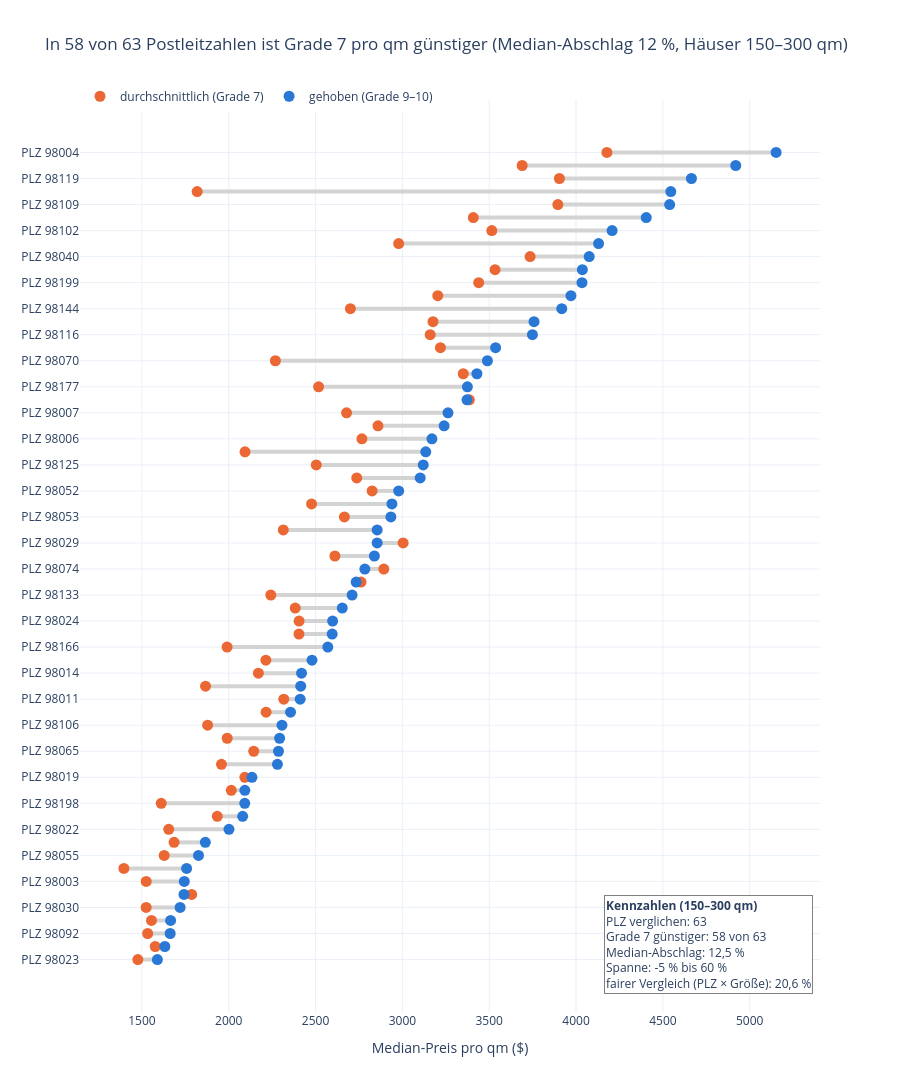

Notebook code for this chart:
### Markdown cell above
---
## 7. Preisvergleich je Postleitzahl
Für die Präsentation zeigen wir den fairen Vergleich pro Postleitzahl. Wir nehmen nur Häuser mit **150–300 qm**, weil es in dieser Größe beide Gruppen gibt (und das ist auch die Größe, die Thomas sucht). Jede Zeile ist eine PLZ: **orange = Grade 7, blau = gehoben**. Je länger die graue Verbindung, desto mehr spart man dort. Die Grafik wird auch als HTML in `output/` gespeichert.

### Code cell
mittel = vergleich[vergleich["qm_living"].between(150, 300)]
plz = mittel.groupby(["zipcode", "Gruppe"])["qm_preis"].agg(["median", "size"]).unstack()
plz = plz[(plz["size"] >= 5).all(axis=1)]
plz = pd.DataFrame({"g7": plz[("median", "durchschnittlich (7)")], "geh": plz[("median", "gehoben (9–10)")]})
plz["abschlag"] = 100 * (1 - plz["g7"] / plz["geh"])
plz = plz.sort_values("geh")
namen_plz = "PLZ " + plz.index.astype(str)
n_guenstiger = (plz["abschlag"] > 0).sum()

fig = go.Figure()
for name, zeile in zip(namen_plz, plz.itertuples()):
    fig.add_trace(go.Scatter(x=[zeile.g7, zeile.geh], y=[name, name], mode="lines",
                             line=dict(color="lightgray", width=4), showlegend=False, hoverinfo="skip"))
fig.add_trace(go.Scatter(x=plz["g7"], y=namen_plz, mode="markers", name="durchschnittlich (Grade 7)",
                         marker=dict(size=11, color="#eb6834"), customdata=plz["abschlag"],
                         hovertemplate="%{y}<br>Grade 7: %{x:,.0f} $/qm<br>Abschlag: %{customdata:.0f} %<extra></extra>"))
fig.add_trace(go.Scatter(x=plz["geh"], y=namen_plz, mode="markers", name="gehoben (Grade 9–10)",
                         marker=dict(size=11, color="#2a78d6"),
                         hovertemplate="%{y}<br>gehoben: %{x:,.0f} $/qm<extra></extra>"))
fig.add_annotation(
    x=0.99, y=0.02, xref="paper", yref="paper", xanchor="right", yanchor="bottom", align="left", showarrow=False,
    bgcolor="white", bordercolor="gray", borderwidth=1,
    text=(f"<b>Kennzahlen (150–300 qm)</b><br>PLZ verglichen: {len(plz)}<br>"
          f"Grade 7 günstiger: {n_guenstiger} von {len(plz)}<br>"
          f"Median-Abschlag: {de(plz['abschlag'].median(), 1)} %<br>"
          f"Spanne: {de(plz['abschlag'].min())} % bis {de(plz['abschlag'].max())} %<br>"
          f"fairer Vergleich (PLZ × Größe): {de(fair, 1)} %"),
)
fig.update_layout(
    title=f"In {n_guenstiger} von {len(plz)} Postleitzahlen ist Grade 7 pro qm günstiger "
          f"(Median-Abschlag {de(plz['abschlag'].median())} %, Häuser 150–300 qm)",
    xaxis_title="Median-Preis pro qm ($)", height=max(550, 22 * len(plz)), template="plotly_white",
    legend=dict(orientation="h", y=1.02, x=0), separators=",.",
)
fig.write_html("output/h3_plz_vergleich_c.html")
fig.show()

### Figure 1 — Plotly figure (JSON) as saved in the notebook; plotly's stock layout.template omitted (floating-point values rounded to 4 significant figures)
{"data": [{"hoverinfo": "skip", "line": {"color": "lightgray", "width": 4}, "mode": "lines", "showlegend": false, "type": "scatter", "x": [1477.0, 1589.0], "y": ["PLZ 98023", "PLZ 98023"]}, {"hoverinfo": "skip", "line": {"color": "lightgray", "width": 4}, "mode": "lines", "showlegend": false, "type": "scatter", "x": [1577.0, 1632.0], "y": ["PLZ 98031", "PLZ 98031"]}, {"hoverinfo": "skip", "line": {"color": "lightgray", "width": 4}, "mode": "lines", "showlegend": false, "type": "scatter", "x": [1533.0, 1663.0], "y": ["PLZ 98092", "PLZ 98092"]}, {"hoverinfo": "skip", "line": {"color": "lightgray", "width": 4}, "mode": "lines", "showlegend": false, "type": "scatter", "x": [1555.0, 1665.0], "y": ["PLZ 98042", "PLZ 98042"]}, {"hoverinfo": "skip", "line": {"color": "lightgray", "width": 4}, "mode": "lines", "showlegend": false, "type": "scatter", "x": [1524.0, 1720.0], "y": ["PLZ 98030", "PLZ 98030"]}, {"hoverinfo": "skip", "line": {"color": "lightgray", "width": 4}, "mode": "lines", "showlegend": false, "type": "scatter", "x": [1786.0, 1742.0], "y": ["PLZ 98038", "PLZ 98038"]}, {"hoverinfo": "skip", "line": {"color": "lightgray", "width": 4}, "mode": "lines", "showlegend": false, "type": "scatter", "x": [1525.0, 1744.0], "y": ["PLZ 98003", "PLZ 98003"]}, {"hoverinfo": "skip", "line": {"color": "lightgray", "width": 4}, "mode": "lines", "showlegend": false, "type": "scatter", "x": [1396.0, 1757.0], "y": ["PLZ 98001", "PLZ 98001"]}, {"hoverinfo": "skip", "line": {"color": "lightgray", "width": 4}, "mode": "lines", "showlegend": false, "type": "scatter", "x": [1628.0, 1826.0], "y": ["PLZ 98055", "PLZ 98055"]}, {"hoverinfo": "skip", "line": {"color": "lightgray", "width": 4}, "mode": "lines", "showlegend": false, "type": "scatter", "x": [1685.0, 1865.0], "y": ["PLZ 98058", "PLZ 98058"]}, {"hoverinfo": "skip", "line": {"color": "lightgray", "width": 4}, "mode": "lines", "showlegend": false, "type": "scatter", "x": [1655.0, 2001.0], "y": ["PLZ 98022", "PLZ 98022"]}, {"hoverinfo": "skip", "line": {"color": "lightgray", "width": 4}, "mode": "lines", "showlegend": false, "type": "scatter", "x": [1934.0, 2080.0], "y": ["PLZ 98010", "PLZ 98010"]}, {"hoverinfo": "skip", "line": {"color": "lightgray", "width": 4}, "mode": "lines", "showlegend": false, "type": "scatter", "x": [1611.0, 2092.0], "y": ["PLZ 98198", "PLZ 98198"]}, {"hoverinfo": "skip", "line": {"color": "lightgray", "width": 4}, "mode": "lines", "showlegend": false, "type": "scatter", "x": [2015.0, 2093.0], "y": ["PLZ 98108", "PLZ 98108"]}, {"hoverinfo": "skip", "line": {"color": "lightgray", "width": 4}, "mode": "lines", "showlegend": false, "type": "scatter", "x": [2093.0, 2134.0], "y": ["PLZ 98019", "PLZ 98019"]}, {"hoverinfo": "skip", "line": {"color": "lightgray", "width": 4}, "mode": "lines", "showlegend": false, "type": "scatter", "x": [1958.0, 2280.0], "y": ["PLZ 98059", "PLZ 98059"]}, {"hoverinfo": "skip", "line": {"color": "lightgray", "width": 4}, "mode": "lines", "showlegend": false, "type": "scatter", "x": [2144.0, 2286.0], "y": ["PLZ 98065", "PLZ 98065"]}, {"hoverinfo": "skip", "line": {"color": "lightgray", "width": 4}, "mode": "lines", "showlegend": false, "type": "scatter", "x": [1991.0, 2293.0], "y": ["PLZ 98045", "PLZ 98045"]}, {"hoverinfo": "skip", "line": {"color": "lightgray", "width": 4}, "mode": "lines", "showlegend": false, "type": "scatter", "x": [1878.0, 2307.0], "y": ["PLZ 98106", "PLZ 98106"]}, {"hoverinfo": "skip", "line": {"color": "lightgray", "width": 4}, "mode": "lines", "showlegend": false, "type": "scatter", "x": [2215.0, 2356.0], "y": ["PLZ 98028", "PLZ 98028"]}, {"hoverinfo": "skip", "line": {"color": "lightgray", "width": 4}, "mode": "lines", "showlegend": false, "type": "scatter", "x": [2317.0, 2411.0], "y": ["PLZ 98011", "PLZ 98011"]}, {"hoverinfo": "skip", "line": {"color": "lightgray", "width": 4}, "mode": "lines", "showlegend": false, "type": "scatter", "x": [1866.0, 2414.0], "y": ["PLZ 98056", "PLZ 98056"]}, {"hoverinfo": "skip", "line": {"color": "lightgray", "width": 4}, "mode": "lines", "showlegend": false, "type": "scatter", "x": [2171.0, 2419.0], "y": ["PLZ 98014", "PLZ 98014"]}, {"hoverinfo": "skip", "line": {"color": "lightgray", "width": 4}, "mode": "lines", "showlegend": false, "type": "scatter", "x": [2214.0, 2479.0], "y": ["PLZ 98155", "PLZ 98155"]}, {"hoverinfo": "skip", "line": {"color": "lightgray", "width": 4}, "mode": "lines", "showlegend": false, "type": "scatter", "x": [1990.0, 2570.0], "y": ["PLZ 98166", "PLZ 98166"]}, {"hoverinfo": "skip", "line": {"color": "lightgray", "width": 4}, "mode": "lines", "showlegend": false, "type": "scatter", "x": [2404.0, 2596.0], "y": ["PLZ 98072", "PLZ 98072"]}, {"hoverinfo": "skip", "line": {"color": "lightgray", "width": 4}, "mode": "lines", "showlegend": false, "type": "scatter", "x": [2405.0, 2598.0], "y": ["PLZ 98024", "PLZ 98024"]}, {"hoverinfo": "skip", "line": {"color": "lightgray", "width": 4}, "mode": "lines", "showlegend": false, "type": "scatter", "x": [2383.0, 2654.0], "y": ["PLZ 98077", "PLZ 98077"]}, {"hoverinfo": "skip", "line": {"color": "lightgray", "width": 4}, "mode": "lines", "showlegend": false, "type": "scatter", "x": [2242.0, 2710.0], "y": ["PLZ 98133", "PLZ 98133"]}, {"hoverinfo": "skip", "line": {"color": "lightgray", "width": 4}, "mode": "lines", "showlegend": false, "type": "scatter", "x": [2762.0, 2734.0], "y": ["PLZ 98075", "PLZ 98075"]}, {"hoverinfo": "skip", "line": {"color": "lightgray", "width": 4}, "mode": "lines", "showlegend": false, "type": "scatter", "x": [2893.0, 2784.0], "y": ["PLZ 98074", "PLZ 98074"]}, {"hoverinfo": "skip", "line": {"color": "lightgray", "width": 4}, "mode": "lines", "showlegend": false, "type": "scatter", "x": [2611.0, 2839.0], "y": ["PLZ 98126", "PLZ 98126"]}, {"hoverinfo": "skip", "line": {"color": "lightgray", "width": 4}, "mode": "lines", "showlegend": false, "type": "scatter", "x": [3004.0, 2855.0], "y": ["PLZ 98029", "PLZ 98029"]}, {"hoverinfo": "skip", "line": {"color": "lightgray", "width": 4}, "mode": "lines", "showlegend": false, "type": "scatter", "x": [2314.0, 2855.0], "y": ["PLZ 98027", "PLZ 98027"]}, {"hoverinfo": "skip", "line": {"color": "lightgray", "width": 4}, "mode": "lines", "showlegend": false, "type": "scatter", "x": [2666, 2934.0], "y": ["PLZ 98053", "PLZ 98053"]}, {"hoverinfo": "skip", "line": {"color": "lightgray", "width": 4}, "mode": "lines", "showlegend": false, "type": "scatter", "x": [2477.0, 2940.0], "y": ["PLZ 98034", "PLZ 98034"]}, {"hoverinfo": "skip", "line": {"color": "lightgray", "width": 4}, "mode": "lines", "showlegend": false, "type": "scatter", "x": [2826.0, 2979.0], "y": ["PLZ 98052", "PLZ 98052"]}, {"hoverinfo": "skip", "line": {"color": "lightgray", "width": 4}, "mode": "lines", "showlegend": false, "type": "scatter", "x": [2737.0, 3103.0], "y": ["PLZ 98008", "PLZ 98008"]}, {"hoverinfo": "skip", "line": {"color": "lightgray", "width": 4}, "mode": "lines", "showlegend": false, "type": "scatter", "x": [2504.0, 3120.0], "y": ["PLZ 98125", "PLZ 98125"]}, {"hoverinfo": "skip", "line": {"color": "lightgray", "width": 4}, "mode": "lines", "showlegend": false, "type": "scatter", "x": [2094.0, 3134.0], "y": ["PLZ 98118", "PLZ 98118"]}, {"hoverinfo": "skip", "line": {"color": "lightgray", "width": 4}, "mode": "lines", "showlegend": false, "type": "scatter", "x": [2767.0, 3170.0], "y": ["PLZ 98006", "PLZ 98006"]}, {"hoverinfo": "skip", "line": {"color": "lightgray", "width": 4}, "mode": "lines", "showlegend": false, "type": "scatter", "x": [2859.0, 3240.0], "y": ["PLZ 98136", "PLZ 98136"]}, {"hoverinfo": "skip", "line": {"color": "lightgray", "width": 4}, "mode": "lines", "showlegend": false, "type": "scatter", "x": [2678.0, 3263.0], "y": ["PLZ 98007", "PLZ 98007"]}, {"hoverinfo": "skip", "line": {"color": "lightgray", "width": 4}, "mode": "lines", "showlegend": false, "type": "scatter", "x": [3385.0, 3372.0], "y": ["PLZ 98033", "PLZ 98033"]}, {"hoverinfo": "skip", "line": {"color": "lightgray", "width": 4}, "mode": "lines", "showlegend": false, "type": "scatter", "x": [2517.0, 3374.0], "y": ["PLZ 98177", "PLZ 98177"]}, {"hoverinfo": "skip", "line": {"color": "lightgray", "width": 4}, "mode": "lines", "showlegend": false, "type": "scatter", "x": [3350.0, 3429.0], "y": ["PLZ 98005", "PLZ 98005"]}, {"hoverinfo": "skip", "line": {"color": "lightgray", "width": 4}, "mode": "lines", "showlegend": false, "type": "scatter", "x": [2268.0, 3489.0], "y": ["PLZ 98070", "PLZ 98070"]}, {"hoverinfo": "skip", "line": {"color": "lightgray", "width": 4}, "mode": "lines", "showlegend": false, "type": "scatter", "x": [3219.0, 3537.0], "y": ["PLZ 98115", "PLZ 98115"]}, {"hoverinfo": "skip", "line": {"color": "lightgray", "width": 4}, "mode": "lines", "showlegend": false, "type": "scatter", "x": [3160.0, 3749.0], "y": ["PLZ 98116", "PLZ 98116"]}, {"hoverinfo": "skip", "line": {"color": "lightgray", "width": 4}, "mode": "lines", "showlegend": false, "type": "scatter", "x": [3176.0, 3758.0], "y": ["PLZ 98117", "PLZ 98117"]}, {"hoverinfo": "skip", "line": {"color": "lightgray", "width": 4}, "mode": "lines", "showlegend": false, "type": "scatter", "x": [2700.0, 3918.0], "y": ["PLZ 98144", "PLZ 98144"]}, {"hoverinfo": "skip", "line": {"color": "lightgray", "width": 4}, "mode": "lines", "showlegend": false, "type": "scatter", "x": [3203.0, 3970.0], "y": ["PLZ 98107", "PLZ 98107"]}, {"hoverinfo": "skip", "line": {"color": "lightgray", "width": 4}, "mode": "lines", "showlegend": false, "type": "scatter", "x": [3439.0, 4034.0], "y": ["PLZ 98199", "PLZ 98199"]}, {"hoverinfo": "skip", "line": {"color": "lightgray", "width": 4}, "mode": "lines", "showlegend": false, "type": "scatter", "x": [3533.0, 4036.0], "y": ["PLZ 98103", "PLZ 98103"]}, {"hoverinfo": "skip", "line": {"color": "lightgray", "width": 4}, "mode": "lines", "showlegend": false, "type": "scatter", "x": [3735.0, 4076.0], "y": ["PLZ 98040", "PLZ 98040"]}, {"hoverinfo": "skip", "line": {"color": "lightgray", "width": 4}, "mode": "lines", "showlegend": false, "type": "scatter", "x": [2978.0, 4130.0], "y": ["PLZ 98122", "PLZ 98122"]}, {"hoverinfo": "skip", "line": {"color": "lightgray", "width": 4}, "mode": "lines", "showlegend": false, "type": "scatter", "x": [3515.0, 4208.0], "y": ["PLZ 98102", "PLZ 98102"]}, {"hoverinfo": "skip", "line": {"color": "lightgray", "width": 4}, "mode": "lines", "showlegend": false, "type": "scatter", "x": [3408.0, 4404.0], "y": ["PLZ 98105", "PLZ 98105"]}, {"hoverinfo": "skip", "line": {"color": "lightgray", "width": 4}, "mode": "lines", "showlegend": false, "type": "scatter", "x": [3895.0, 4539.0], "y": ["PLZ 98109", "PLZ 98109"]}, {"hoverinfo": "skip", "line": {"color": "lightgray", "width": 4}, "mode": "lines", "showlegend": false, "type": "scatter", "x": [1818.0, 4546.0], "y": ["PLZ 98146", "PLZ 98146"]}, {"hoverinfo": "skip", "line": {"color": "lightgray", "width": 4}, "mode": "lines", "showlegend": false, "type": "scatter", "x": [3904.0, 4664.0], "y": ["PLZ 98119", "PLZ 98119"]}, {"hoverinfo": "skip", "line": {"color": "lightgray", "width": 4}, "mode": "lines", "showlegend": false, "type": "scatter", "x": [3690.0, 4919.0], "y": ["PLZ 98112", "PLZ 98112"]}, {"hoverinfo": "skip", "line": {"color": "lightgray", "width": 4}, "mode": "lines", "showlegend": false, "type": "scatter", "x": [4178.0, 5152.0], "y": ["PLZ 98004", "PLZ 98004"]}, {"customdata": [7.07, 3.399, 7.795, 6.607, 11.38, -2.536, 12.58, 20.56, 10.83, 9.649, 17.33, 7.033, 22.99, 3.734, 1.916, 14.13, 6.238, 13.17, 18.56, 5.978, 3.915, 22.7, 10.28, 10.71, 22.56, 7.377, 7.433, 10.2, 17.27, -1.032, -3.921, 8.006, -5.237, 18.93, 9.126, 15.74, 5.135, 11.78, 19.74, 33.2, 12.72, 11.76, 17.9, -0.399, 25.4, 2.298, 34.99, 8.984, 15.7, 15.48, 31.07, 19.32, 14.74, 12.46, 8.349, 27.88, 16.46, 22.61, 14.18, 60.0, 16.3, 25.0, 18.91], "hovertemplate": "%{y}<br>Grade 7: %{x:,.0f} $/qm<br>Abschlag: %{customdata:.0f} %<extra></extra>", "marker": {"color": "#eb6834", "size": 11}, "mode": "markers", "name": "durchschnittlich (Grade 7)", "type": "scatter", "x": [1477.0, 1577.0, 1533.0, 1555.0, 1524.0, 1786.0, 1525.0, 1396.0, 1628.0, 1685.0, 1655.0, 1934.0, 1611.0, 2015.0, 2093.0, 1958.0, 2144.0, 1991.0, 1878.0, 2215.0, 2317.0, 1866.0, 2171.0, 2214.0, 1990.0, 2404.0, 2405.0, 2383.0, 2242.0, 2762.0, 2893.0, 2611.0, 3004.0, 2314.0, 2666.0, 2477.0, 2826.0, 2737.0, 2504.0, 2094.0, 2767.0, 2859.0, 2678.0, 3385.0, 2517.0, 3350.0, 2268.0, 3219.0, 3160.0, 3176.0, 2700.0, 3203.0, 3439.0, 3533.0, 3735.0, 2978.0, 3515.0, 3408.0, 3895.0, 1818.0, 3904.0, 3690.0, 4178.0], "y": ["PLZ 98023", "PLZ 98031", "PLZ 98092", "PLZ 98042", "PLZ 98030", "PLZ 98038", "PLZ 98003", "PLZ 98001", "PLZ 98055", "PLZ 98058", "PLZ 98022", "PLZ 98010", "PLZ 98198", "PLZ 98108", "PLZ 98019", "PLZ 98059", "PLZ 98065", "PLZ 98045", "PLZ 98106", "PLZ 98028", "PLZ 98011", "PLZ 98056", "PLZ 98014", "PLZ 98155", "PLZ 98166", "PLZ 98072", "PLZ 98024", "PLZ 98077", "PLZ 98133", "PLZ 98075", "PLZ 98074", "PLZ 98126", "PLZ 98029", "PLZ 98027", "PLZ 98053", "PLZ 98034", "PLZ 98052", "PLZ 98008", "PLZ 98125", "PLZ 98118", "PLZ 98006", "PLZ 98136", "PLZ 98007", "PLZ 98033", "PLZ 98177", "PLZ 98005", "PLZ 98070", "PLZ 98115", "PLZ 98116", "PLZ 98117", "PLZ 98144", "PLZ 98107", "PLZ 98199", "PLZ 98103", "PLZ 98040", "PLZ 98122", "PLZ 98102", "PLZ 98105", "PLZ 98109", "PLZ 98146", "PLZ 98119", "PLZ 98112", "PLZ 98004"]}, {"hovertemplate": "%{y}<br>gehoben: %{x:,.0f} $/qm<extra></extra>", "marker": {"color": "#2a78d6", "size": 11}, "mode": "markers", "name": "gehoben (Grade 9–10)", "type": "scatter", "x": [1589.0, 1632.0, 1663.0, 1665.0, 1720.0, 1742.0, 1744.0, 1757.0, 1826.0, 1865.0, 2001.0, 2080.0, 2092.0, 2093.0, 2134.0, 2280.0, 2286.0, 2293.0, 2307.0, 2356.0, 2411.0, 2414.0, 2419.0, 2479.0, 2570.0, 2596.0, 2598.0, 2654.0, 2710.0, 2734.0, 2784.0, 2839.0, 2855.0, 2855.0, 2934.0, 2940.0, 2979.0, 3103.0, 3120.0, 3134.0, 3170.0, 3240.0, 3263.0, 3372.0, 3374.0, 3429.0, 3489.0, 3537.0, 3749.0, 3758.0, 3918.0, 3970.0, 4034.0, 4036.0, 4076.0, 4130.0, 4208.0, 4404.0, 4539.0, 4546.0, 4664.0, 4919.0, 5152.0], "y": ["PLZ 98023", "PLZ 98031", "PLZ 98092", "PLZ 98042", "PLZ 98030", "PLZ 98038", "PLZ 98003", "PLZ 98001", "PLZ 98055", "PLZ 98058", "PLZ 98022", "PLZ 98010", "PLZ 98198", "PLZ 98108", "PLZ 98019", "PLZ 98059", "PLZ 98065", "PLZ 98045", "PLZ 98106", "PLZ 98028", "PLZ 98011", "PLZ 98056", "PLZ 98014", "PLZ 98155", "PLZ 98166", "PLZ 98072", "PLZ 98024", "PLZ 98077", "PLZ 98133", "PLZ 98075", "PLZ 98074", "PLZ 98126", "PLZ 98029", "PLZ 98027", "PLZ 98053", "PLZ 98034", "PLZ 98052", "PLZ 98008", "PLZ 98125", "PLZ 98118", "PLZ 98006", "PLZ 98136", "PLZ 98007", "PLZ 98033", "PLZ 98177", "PLZ 98005", "PLZ 98070", "PLZ 98115", "PLZ 98116", "PLZ 98117", "PLZ 98144", "PLZ 98107", "PLZ 98199", "PLZ 98103", "PLZ 98040", "PLZ 98122", "PLZ 98102", "PLZ 98105", "PLZ 98109", "PLZ 98146", "PLZ 98119", "PLZ 98112", "PLZ 98004"]}], "layout": {"annotations": [{"align": "left", "bgcolor": "white", "bordercolor": "gray", "borderwidth": 1, "showarrow": false, "text": "<b>Kennzahlen (150–300 qm)</b><br>PLZ verglichen: 63<br>Grade 7 günstiger: 58 von 63<br>Median-Abschlag: 12,5 %<br>Spanne: -5 % bis 60 %<br>fairer Vergleich (PLZ × Größe): 20,6 %", "x": 0.99, "xanchor": "right", "xref": "paper", "y": 0.02, "yanchor": "bottom", "yref": "paper"}], "height": 1386, "legend": {"orientation": "h", "x": 0, "y": 1.02}, "separators": ",.", "title": {"text": "In 58 von 63 Postleitzahlen ist Grade 7 pro qm günstiger (Median-Abschlag 12 %, Häuser 150–300 qm)"}, "xaxis": {"title": {"text": "Median-Preis pro qm ($)"}}}}
